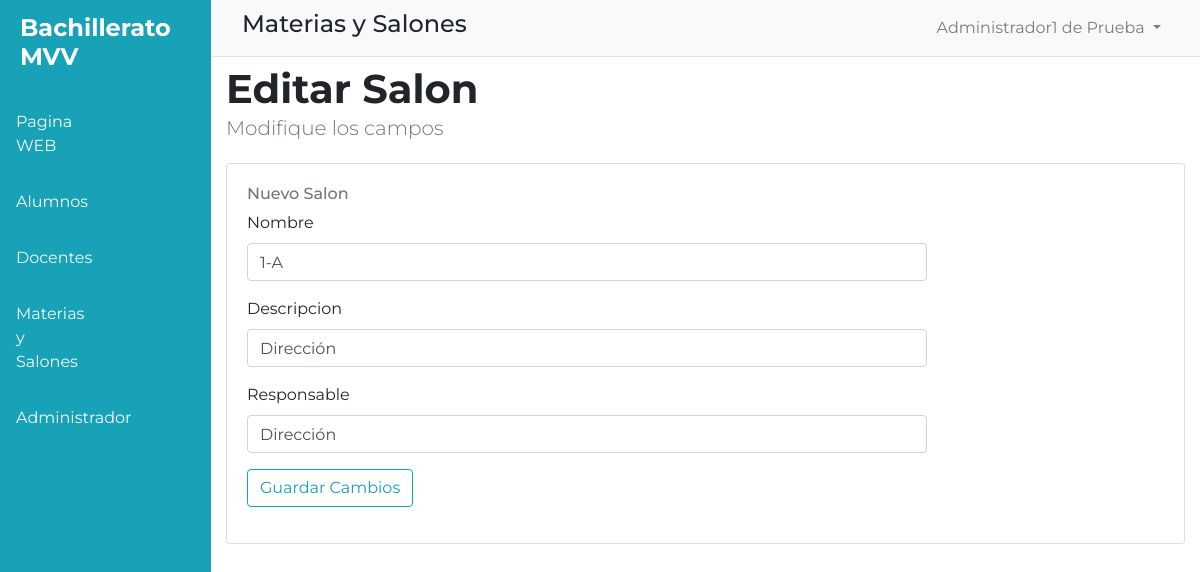
The page /editar-salon.php?nombre=1-A (signed in) on the database its author committed.
### tables this page shows
CREATE TABLE `salones` (
  `nombre` varchar(45) NOT NULL,
  `descripcion` varchar(45) DEFAULT NULL,
  `responsable` varchar(45) DEFAULT NULL
);

### editar-salon.php (the view, shortened to what this page needs)
<?php include "TEMPLETES/dashboard-admin.php";
$nombre=$_GET["nombre"];
?>
      <div class="w-100">
        <nav class="navbar navbar-expand-lg navbar-light bg-light border-bottom">
          <div class="container">
          <h4>Materias y Salones</h4>
          <div class="collapse navbar-collapse" id="navbarSupportedContent">
            <ul class="navbar-nav ml-auto">
              <li class="nav-item dropdown ml-4">
                <a class="nav-link dropdown-toggle" href="#" id="navbarDropdown" role="button" data-toggle="dropdown" aria-haspopup="true" aria-expanded="false">
                <?php
                  echo $_SESSION["nombre"] ," ", $_SESSION["apellidop"]," ", $_SESSION["apellidom"];
                ?>
                </a>
              </li>
            </ul>
          </div>
          </div>
        </nav>
        <div id="content">
          <section>
            <div class="container">
              <div class="row">
                <div class="col-lg-9">
                  <h1 class="font-weight-bold mt-2 mb-0">Editar Salon</h1>
                  <p class="lead text-muted">Modifique los campos</p>
                </div>
              </div>
            </div>
            </section>
          <section>
            <div class="container">
                <div class="card mt-1">
                  <div class="card-body">
                    <div class="row">
                      <div class="col-lg-9 ">
                        <h6 class="text-muted">Nuevo Salon</h6>
                        <form method="POST" enctype="multipart/form-data">
                        <?php
                            include "CONF/conexion.php";
                            $sql=$conexion->query("SELECT * FROM salones WHERE nombre='$nombre'");
                            while ($datos = $sql->fetch_object()){
                         ?>
                          <div class="form-group">
                            <label for="nombre">Nombre</label>
                            <input id="nombre" class="form-control" type="text" name="nombre" value="<?=$datos->nombre?>">
                          </div>
                          <div class="form-group">
                            <label for="descripcion">Descripcion</label>
                            <input id="descripcion" class="form-control" type="text" name="descripcion" value="<?=$datos->descripcion?>">
                          </div>
                          <div class="form-group">
                            <label for="responsable">Responsable</label>
                            <input id="responsable" class="form-control" type="text" name="responsable" value="<?=$datos->responsable?>">
                          </div>
                          <div class="form-group">
                            <button type="submit" class="btn btn-outline-info" value="ok" name="btnGuardar">Guardar Cambios</button>
                          </div>
                          <?php } ?>
                        </form>
                      </div>
                    </div>
                  </div>
                </div>
            </div>
          </section>
        </div>
      </div>
<?php include "TEMPLETES/pie-dashboard-admin.php";?>

### CSS/estilo-portal-admin.css (style rules this page uses)
:root { --color1: #F8F1F1; --color2: #11698E; --color3: #19456B; --color4: #7B113A; --color5: black; }
body { font-family: 'Montserrat','Roboto',sans-serif !important; overflow: hidden; }
#content { overflow-y: auto; height: 100vh; padding-bottom: 5rem; }

### rows shown on the page
salones: nombre "1-A", descripcion "Dirección", responsable "Dirección"

### other values the page prints
$_SESSION["nombre"] "Administrador1"
$_SESSION["apellidop"] "de"
$_SESSION["apellidom"] "Prueba"
